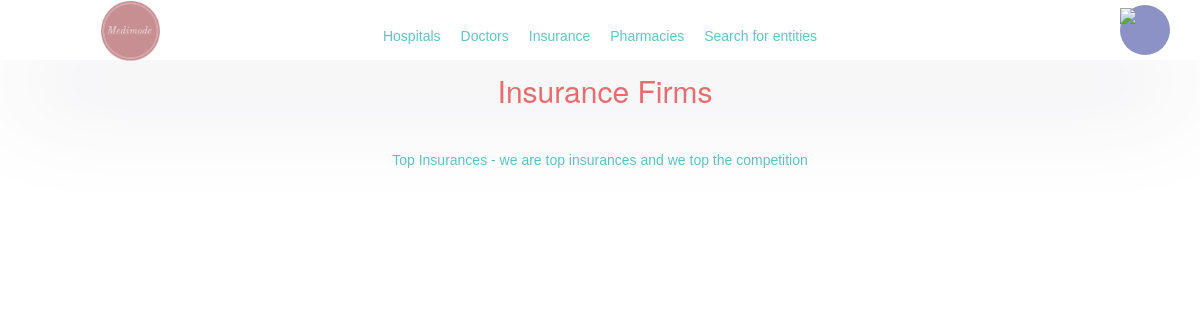
The app's page /medimode/catalogue/insurance (signed in), older data.
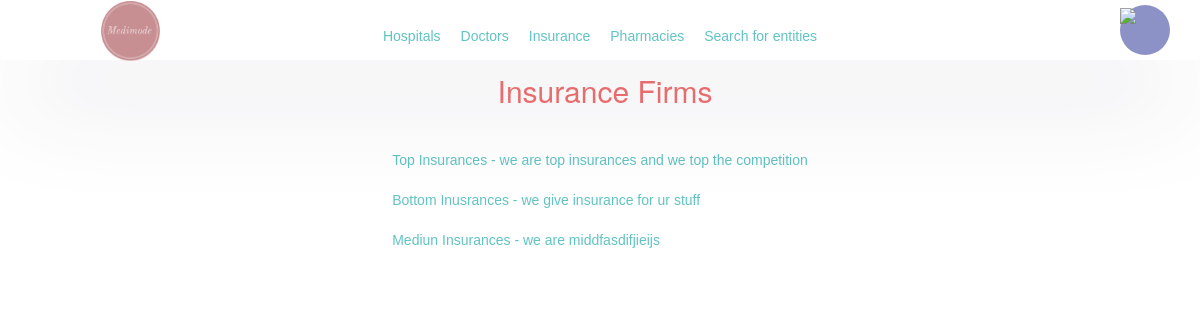
The same page, newer data.
### medimode/models/user_models.py (models this page shows, shortened)
class Organisation(Profile):
	contact_number = models.BigIntegerField(validators=[MinValueValidator(1000_0000), MaxValueValidator(99_9999_9999)])
	image0 = models.OneToOneField(Document, on_delete=models.RESTRICT, related_name="img0_%(class)s")
	image1 = models.OneToOneField(Document, on_delete=models.RESTRICT, related_name="img1_%(class)s")
	location_state = models.TextField(max_length=200, default="Delhi")
	location_city = models.TextField(max_length=200, default="New Delhi")
	location = models.TextField(max_length=200)
	class Meta:
		abstract = True

class Insurance(Organisation):
	pass
	class Meta:
		verbose_name_plural = "Insurance Firms"

class Profile(models.Model):
	user = models.OneToOneField(User, on_delete=models.CASCADE, related_name='%(class)s')
	bio = models.TextField(max_length=500, blank=True)
	approved = models.BooleanField(default=False)
	@property
	def full_name(self):
		return self.user.first_name + " " + self.user.last_name

class User(AbstractUser):
	class UserRoleChoices(TextChoices):
		PATIENT = "patient"
		DOCTOR = "doctor"
		HOSPITAL = "hospital"
		PHARMACY = "pharmacy"
		INSURANCE = "insurance"
	role = models.TextField(choices=UserRoleChoices.choices, null=True)
	OTP_seed = encrypt(models.TextField(default=gen_otpseed))
	stripe_acct = models.TextField(max_length=100, blank=True)
	public_key = models.TextField(max_length=100, blank=True)

### medimode/modules/catalogue/views.py (the view)
# urls.py: path('catalogue/<str:category>', views.Catalogue.as_view(), name='catalogue'),
class Catalogue(AuthListView):
	template_name = "medimode/catalogue/catalogue_list.html"
	def get_queryset(self):
		cat = str_to_model(self.kwargs['category'])
		if cat is None:
			raise Http404()
		return cat.objects.all()
	def get_context_data(self, *, object_list=None, **kwargs):
		cat = str_to_model(self.kwargs['category'])
		ctx = super().get_context_data(object_list=object_list, kwargs=kwargs)
		ctx['model'] = self.kwargs['category'].title()
		ctx['model_plural'] = cat._meta.verbose_name_plural.title()
		ctx['is_org'] = (self.kwargs['category'] in ('hospital', 'pharmacy', 'insurance'))
		return ctx

### medimode/sanitation_tools.py (called while the page is built)
def str_to_model(model_name):
	if model_name is None:
		raise ValidationError("Model name not provided")
	mname = model_mapping.get(model_name)
	if mname is None:
		raise ValidationError("Invalid category of profile")
	return mname

### medimode/views_base.py (called while the page is built)
	def test_func(self):
		return self.request.user.is_staff or self.request.user.profile.approved

### templates/medimode/catalogue/catalogue_list.html (shortened to what this page needs)
{% load static %}
<!DOCTYPE html>
<html lang="en">
<head>
    <link rel="stylesheet" href="https://maxcdn.bootstrapcdn.com/bootstrap/3.4.1/css/bootstrap.min.css">
    <link href="{% static 'home.css' %}" rel="stylesheet" />
</head>
<body>
    {% include 'navbar.html' %}
    {% block content %}
    <h2 class="text-center">{{ model_plural }}</h2>
    <br>
    <br>
        <div class="centre">
            <ul>
            {% for user in object_list %}
                {% if model == "Hospital" %}
                <li><a href="/medimode/hospital/{{ user.id }}">{{ user.full_name | safe }} - {{ user.bio | safe }}</a></li><br>
                {% elif model == "Doctor" %}
                <li><a href="/medimode/doctor/{{ user.id }}">{{ user.full_name | safe }} - {{ user.bio | safe }}</a></li><br>
                {% elif model == "Insurance" %}
                <li><a href="/medimode/insurance/{{ user.id }}">{{ user.full_name | safe }} - {{ user.bio | safe }}</a><br></li><br>
                {% elif model == "Pharmacy" %}
                <li><a href="/medimode/pharmacy/{{ user.id }}">{{ user.full_name | safe }} - {{ user.bio | safe }}</a><br></li><br>
                {% endif %}
            {% endfor %}
        </ul>
        </div>
    {% endblock %}
</body>
</html>

### templates/navbar.html (shortened to what this page needs)
{% load static %}
<div class="navbar">
    <img height="60px" src="{% static 'log.png' %}">
    <div class="centre">
    <div class="Options">
        <a href="/medimode/catalogue/hospital">Hospitals </a>
        <a href="/medimode/catalogue/doctor">Doctors</a>
        <a href="/medimode/catalogue/insurance">Insurance</a>
        <a href="/medimode/catalogue/pharmacy">Pharmacies</a>
        <a href="/medimode/search">Search for entities</a>
    </div>
    </div>
    <div class="Profile">
        <div class="menu-toggle">
            <img height="50px" src="https://i.pinimg.com/564x/a6/d5/b4/a6d5b418cbbd6665511833ec139e7aa7.jpg">
        </div>
    </div>
</div>

### static/home.css (style rules this page uses)
* { margin: 0; padding: 0; box-sizing: border-box; font-family: sans-serif; }
.menu-toggle { display: none; position: fixed; top: 0.5rem; right: 3rem; width: 50px; height: 50px; border-radius: 99px; background-color: #8c91c6; cursor: pointer; }
@media (max-width: 4000px) { .menu-toggle { display: block; } }
.Options { display: flex; justify-content: space-between; align-items: center; margin-top: 10px; grid-column: 3/4; color: rgba(93, 193, 193, 0.973); }
a { margin-left: 10px; margin-right: 10px; color: rgba(93, 193, 193, 0.973); }
.Profile { display: flex; grid-column: 5/6; justify-content: space-around; align-items: center; margin-top: 10px; margin-right: 10px; }
.centre { display: flex; justify-content: center; align-items: center; }
ul { list-style-type: none; padding: 0; margin: 0; }
h2 { justify-content: center; align-items: center; display: flex; height: 2rem; margin-left: 1rem; color: rgb(240, 111, 111); text-align: center; }
.navbar { width: 100%; height: 6rem; display: grid; grid-template-columns: 10rem 1fr 2fr 1fr 10rem; box-shadow: rgba(50, 50, 93, 0.25) 0px 50px 100px -20px, rgba(0, 0, 0, 0.3) 0px 30px 60px -30px; }

Row changes from the older to the newer data that the page shows:
added Insurance: full_name "Bottom Inusrances", bio "we give insurance for ur stuff"
added Insurance: full_name "Mediun Insurances", bio "we are middfasdifjieijs"
